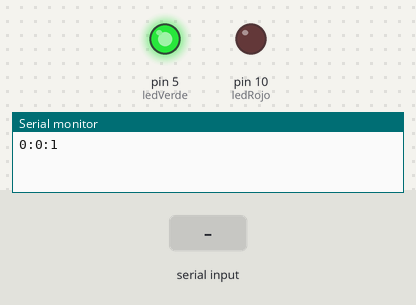
This sketch was run on a simulated Arduino Uno, built with avr-gcc and run on an emulated ATmega328P. Parts: output pins drawn as LEDs (lit = HIGH), the last lines printed to the serial monitor. The inputs (shaded band) are chosen by the test bench. Sleep ends after the set time or at an interrupt.

Above: at 1.2 s.
1.3 s: "90,45,200\n" received over Serial
At 2.8 s:
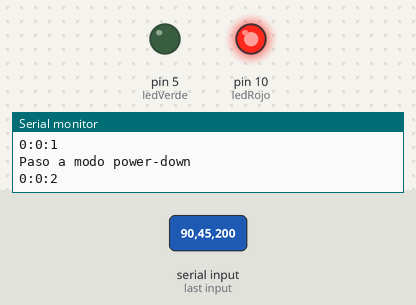
4.3 s: "90,45\n" received over Serial
At 5.7 s:
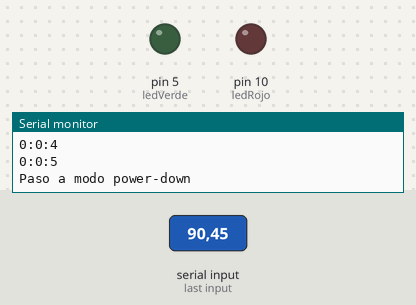
7.3 s: "30,150\n" received over Serial
Timing chart, 0 to 16.3 s (numbered marks = the images above; inputs shaded):
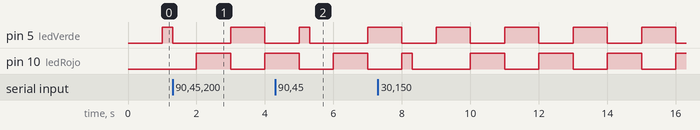

The sketch:

P2DHI.ino
```cpp
#include <avr/sleep.h>
#include <MsTimer2.h>
//SerialParseInt -> devolve os valores que se
//lle envian ao serial cun int (20:20:20 devolve cada numero por separado
volatile int segundos = 0;
volatile int minutos = 0;
volatile int horas = 0;

volatile int segundosAux = 0;
volatile int minutosAux = 0;
volatile int horasAux = 0;

const int ledRojo  = 10;
const int ledVerde = 5;
const int boton    = 3;

bool alt = true;
int input;

void wakeUpNow() {

}

//Invirte que led esta iluminado mediante un bool
void alternarLed(bool alt) {
  digitalWrite(ledRojo, alt);
  digitalWrite(ledVerde, !alt);
}


/*POn o arduino en modo power down. Cando cambia o estado do boton asociado ao pin 3
(INT1, primeiro parámetro do attach interrupt) despértase*/

void sleepNow() {
  set_sleep_mode(SLEEP_MODE_PWR_DOWN);
  sleep_enable();
  attachInterrupt(1, reloxo, CHANGE);
  sleep_mode();
  sleep_disable();
  detachInterrupt(1);
}

/*Función que fai avanzar ao reloxo segundo a segundo*/
void reloxo() {
  //Alternar leds
  alt = !alt;
  alternarLed(alt);

  //Funcion de reloxo
  segundos++;
  if (segundos > 59) {
    segundos = 0;
    minutos++;
  }
  if (minutos > 59) {
    minutos = 0;
    horas++;
  }
  if (horas > 23) {
    horas = 0;
  }

  Serial.print(horas);
  Serial.print(":");
  Serial.print(minutos);
  Serial.print(":");
  Serial.println(segundos);
}

void setup() {
  // put your setup code here, to run once:
  pinMode(ledRojo, OUTPUT);
  pinMode(ledVerde, OUTPUT);
  pinMode(boton, INPUT);


  Serial.begin(9600);

  //Config do timer.Indicaselle a funcion que se chama e cada canto tempo
  MsTimer2::set(1000, reloxo);
  MsTimer2::start();

  //Config da interrupción. parametro do medio = func a executar cando pase
  attachInterrupt(1, wakeUpNow, CHANGE);

}

void loop() {
  //pór reloxo en hora
  /*Entra no if cada vez que se envia algo ao serial. Se non estaria lendo
  continuamente*/
  if (Serial.available() > 1) {
    horasAux = Serial.parseInt();
    minutosAux = Serial.parseInt();
    segundosAux = Serial.parseInt();

    /*Se se sae do rango, pon o arduino en modo sleep*/
    if ((horasAux > 23) || (minutosAux > 59) || (segundosAux > 59)) {
      Serial.println("Paso a modo power-down");
      digitalWrite(ledRojo, LOW);
      digitalWrite(ledVerde, LOW);
      delay(100); //provoca erros se non se esperan uns milisegundos
      sleepNow();
    } else if ((horas > 0) || (minutos > 0) || (segundos > 0)) {
      horas = horasAux;
      minutos = minutosAux;
      segundos = segundosAux;
    }
  }
}
```

Measured:
- by itself, pin 5 (ledVerde): alternates HIGH for 1.0 s and LOW for 1.0 s
